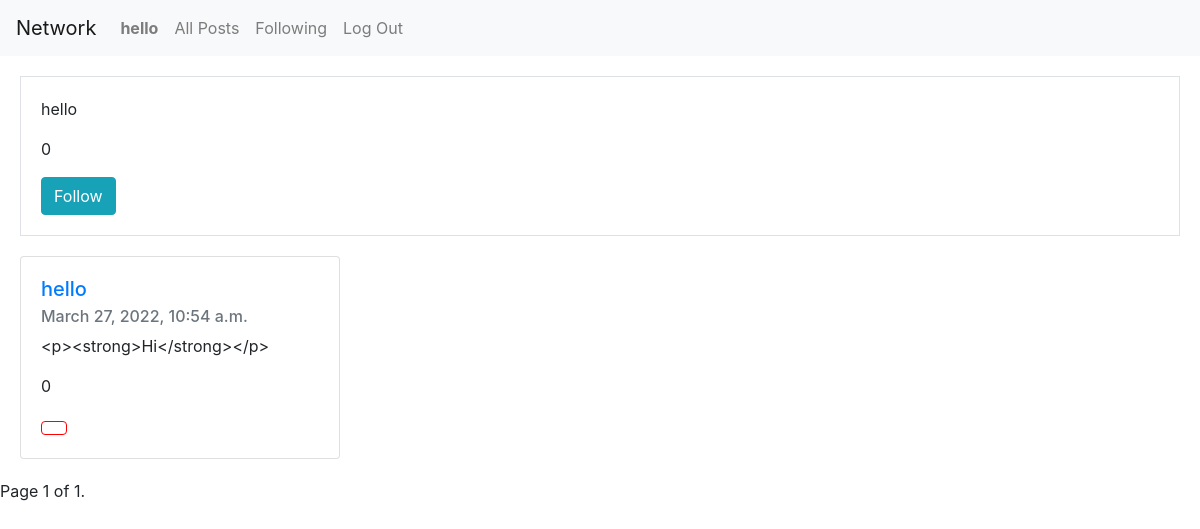
The app's page /profile/hello, older data.
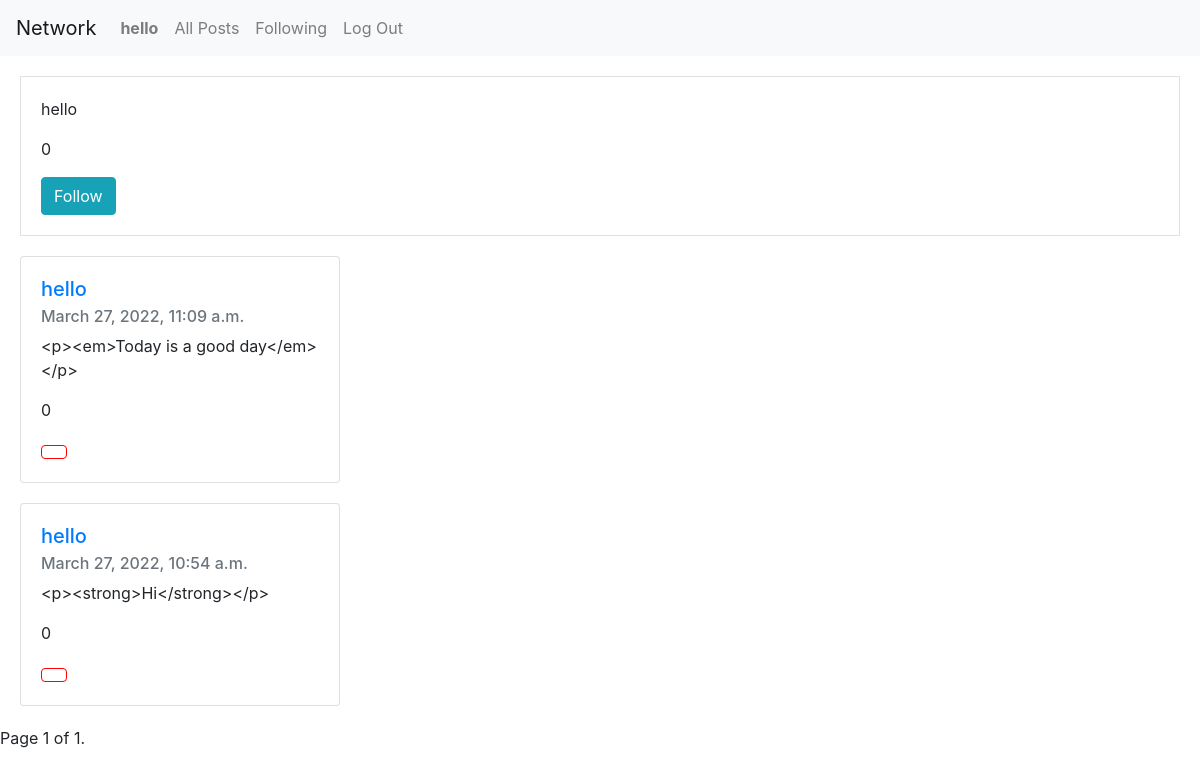
The same page, newer data.
### network/models.py (models this page shows, shortened)
class User(AbstractUser):
    pass

class posts(models.Model):
    created_by = models.ForeignKey(User, on_delete=models.CASCADE, related_name="posts")
    content = models.TextField(max_length=140)
    likes = models.IntegerField(default=0)
    created_at = models.DateTimeField()

### network/views.py (the view)
# urls.py: path("profile/<str:username>", views.profile, name="profile"),
def profile(request, username):
    user = User.objects.get(username=username)
    user_posts = posts.objects.filter(created_by=user).order_by("-created_at")
    is_current_user = request.user == user
    followers = userFollowing.objects.filter(following=user.id).count()
    is_following = userFollowing.objects.filter(
        follower=request.user.id, following=user.id
    ).count()
    paginator = Paginator(user_posts, 10)
    page_number = request.GET.get("page")
    page_obj = paginator.get_page(page_number)
    return render(
        request,
        "network/profile.html",
        {
            "user": user,
            "posts": user_posts,
            "is_current_user": is_current_user,
            "page_obj": page_obj,
            "followers": followers,
            "is_following": is_following,
        }
    )

### network/templates/network/profile.html (shortened to what this page needs)
{% extends 'network/layout.html' %}
{% load static %}
{% block body %}
<div class="border" style = "margin: 20px; padding: 20px;">
    <p>{{ user.username }}</p>
    <p data-id = "follow-cnt-{{ user.id }}">{{ followers }}</p>
    {% if is_current_user == False %}
        {% if is_following %}
            <button class="btn btn-info" data-id = "follow-btn-{{ user.id }}" onclick = "followUser({{ user.id }})">Unfollow</button>
        {% else %}
            <button class="btn btn-info" onclick="followUser({{ user.id }})" data-id="follow-btn-{{ user.id }}">Follow</button>
        {% endif %}
    {% endif %}
</div>
    {% include 'network/posts.html' %}
{% endblock body %}

### network/templates/network/layout.html (shortened to what this page needs)
{% load static %}
<!DOCTYPE html>
<html lang="en">
    <head>
        <link rel="stylesheet" href="https://stackpath.bootstrapcdn.com/bootstrap/4.4.1/css/bootstrap.min.css">
        <link href="{% static 'network/styles.css' %}" rel="stylesheet">
    </head>
    <body>
        <nav class="navbar navbar-expand-lg navbar-light bg-light">
            <a class="navbar-brand" href="{% url 'index' %}">Network</a>
            <div>
              <ul class="navbar-nav mr-auto">
                {% if user.is_authenticated %}
                    <li class="nav-item">
                        <a class="nav-link" href="{% url 'profile' request.user.username %}"><strong>{{ user.username }}</strong></a>
                    </li>
                {% endif %}
                <li class="nav-item">
                  <a class="nav-link" href="{% url 'all_posts' %}">All Posts</a>
                </li>
                {% if user.is_authenticated %}
                    <li class="nav-item">
                        <a class="nav-link" href="{% url 'following' %}">Following</a>
                    </li>
                    <li class="nav-item">
                        <a class="nav-link" href="{% url 'logout' %}">Log Out</a>
                    </li>
                {% endif %}
              </ul>
            </div>
          </nav>
        <div class="body">
            {% block body %}
            {% endblock %}
        </div>
    </body>
</html>

### network/templates/network/posts.html (shortened to what this page needs)
{% load static %}
{% for post in page_obj %}
    <div class="card" style="width: 20rem; margin: 20px; display: flexbox;">
      <div class="card-body">
        <h5 class="card-title"><a href="{% url 'profile' post.created_by.username %}">{{ post.created_by.username }}</a></h5>
        <h6 class="card-subtitle mb-2 text-muted">{{ post.created_at }}</h6>
        <p class="card-text" data-id="text-{{ post.id }}" >{{ post.content }}</p>
        <p class="card-text" data-id = "like-cnt-{{post.id}}">{{ post.likes }}</p>
        <button class="btn mr-1 d-inline-block" style="background-color:white; border-color: red;" data-id="like-btn-{{post.id}}" onclick="like('{{ post.id }}')"></button>
      </div>
    </div>
{% endfor %}
<nav aria-label="Page navigation example">
    <span class="current">
        Page {{ page_obj.number }} of {{ page_obj.paginator.num_pages }}.
    </span>
    <br>
  </nav>

Row changes from the older to the newer data that the page shows:
added posts: created_by.username "hello", created_at "March 27, 2022, 11:09 a.m.", content "<p><em>Today is a good day</em></p>", likes "0"
